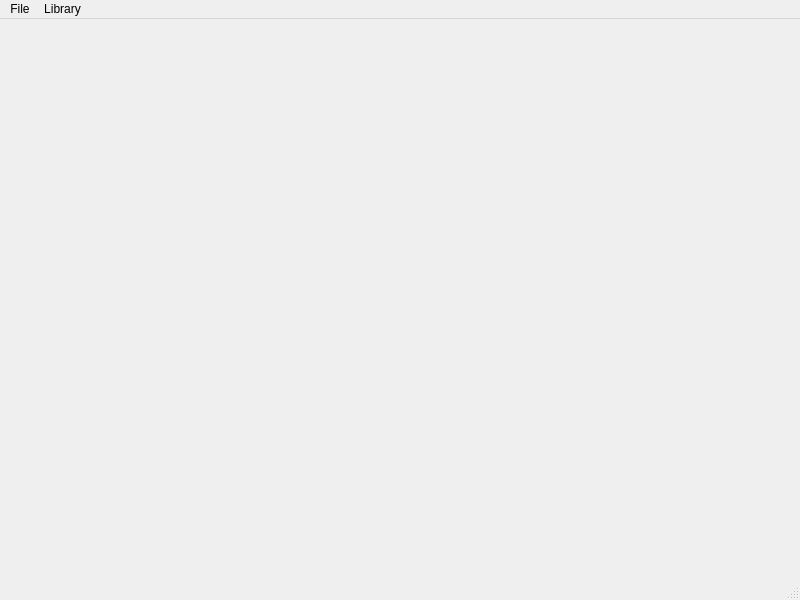
<?xml version="1.0" encoding="UTF-8"?>
<ui version="4.0">
 <class>MainWindow</class>
 <widget class="QMainWindow" name="MainWindow">
  <property name="geometry">
   <rect>
    <x>0</x>
    <y>0</y>
    <width>800</width>
    <height>600</height>
   </rect>
  </property>
  <property name="windowTitle">
   <string>MainWindow</string>
  </property>
  <widget class="QWidget" name="centralwidget">
   <layout class="QHBoxLayout" name="horizontalLayout_2">
    <item>
     <layout class="QHBoxLayout" name="horizontalLayout"/>
    </item>
   </layout>
  </widget>
  <widget class="QMenuBar" name="menubar">
   <property name="geometry">
    <rect>
     <x>0</x>
     <y>0</y>
     <width>800</width>
     <height>22</height>
    </rect>
   </property>
   <widget class="QMenu" name="menuFile">
    <property name="title">
     <string>File</string>
    </property>
   </widget>
   <widget class="QMenu" name="menuEdit">
    <property name="title">
     <string>Library</string>
    </property>
    <addaction name="actionSimple_minimization"/>
    <addaction name="actionUniaxial_compression"/>
    <addaction name="actionHeat_cycle"/>
    <addaction name="actionDensity_equilibration"/>
   </widget>
   <addaction name="menuFile"/>
   <addaction name="menuEdit"/>
  </widget>
  <widget class="QStatusBar" name="statusbar"/>
  <action name="actionUniaxial_compression">
   <property name="text">
    <string>Uniaxial compression</string>
   </property>
  </action>
  <action name="actionHeat_cycle">
   <property name="text">
    <string>Heat cycle</string>
   </property>
  </action>
  <action name="actionSimple_minimization">
   <property name="text">
    <string>Simple minimization</string>
   </property>
  </action>
  <action name="actionDensity_equilibration">
   <property name="text">
    <string>Density equilibration</string>
   </property>
  </action>
 </widget>
 <resources/>
 <connections/>
</ui>
